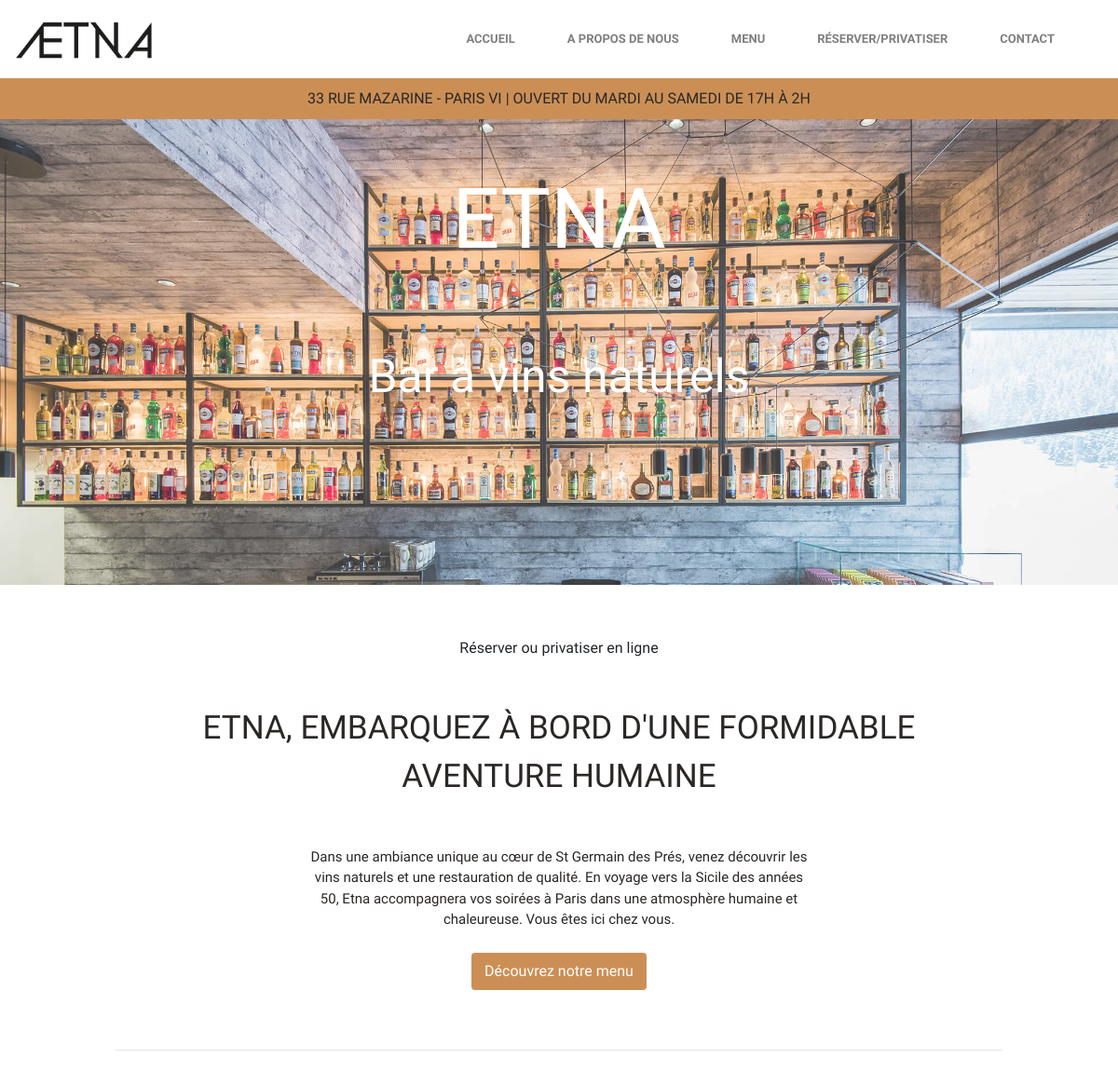
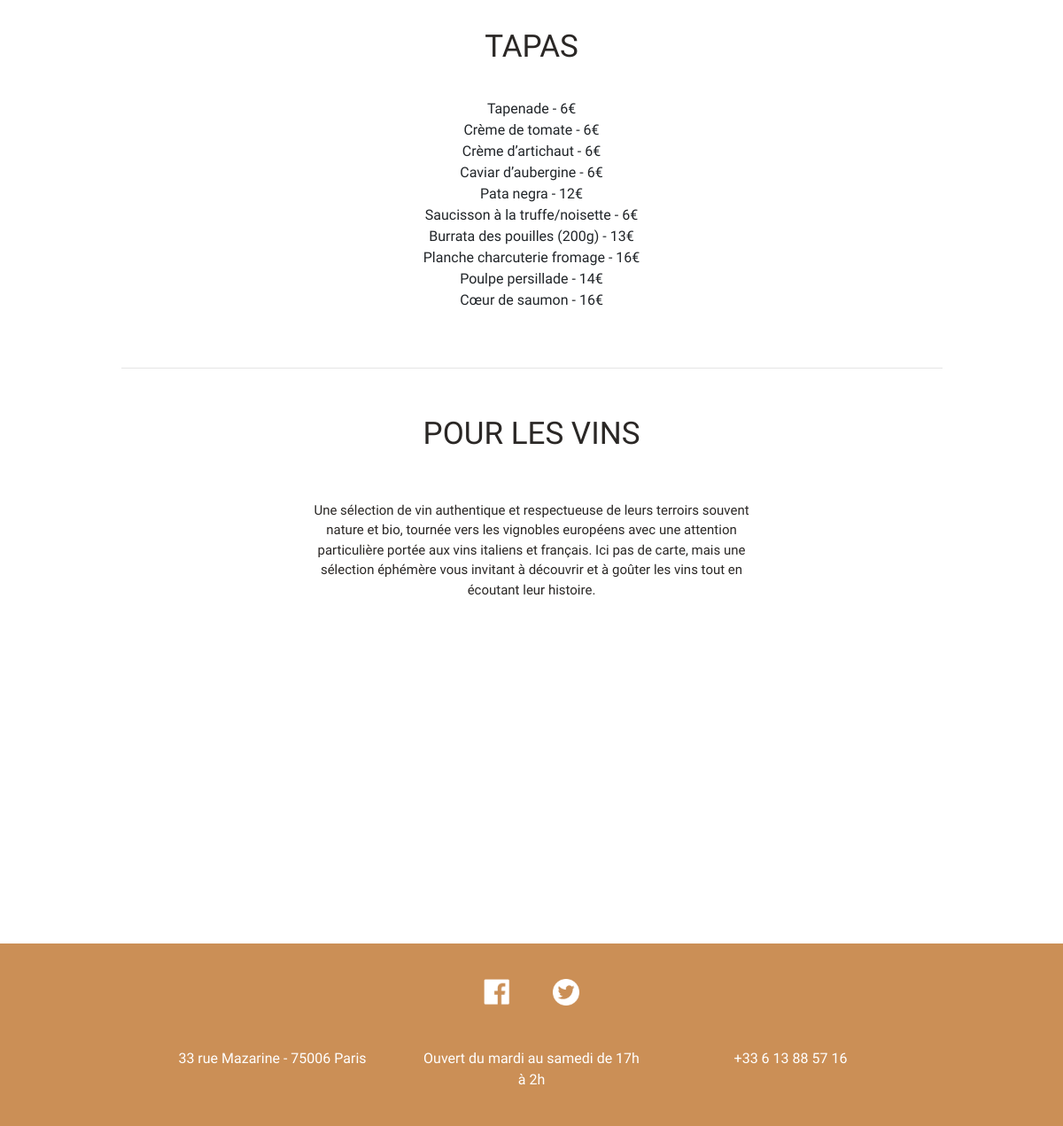
The page / on the database its author committed (2 pictures, top to bottom).
### etna/core/models.py (models this page shows, shortened)
class PresentationText(models.Model):
    text_type = models.CharField(max_length=100, choices=DESCRIPTION_TYPES, unique=True)
    title = models.CharField(max_length=100)
    description = models.TextField(max_length=500)

class TapasCourse(models.Model):
    name = models.CharField(max_length=100, unique=True)
    price = models.FloatField(
        validators=[MinValueValidator(0), MaxValueValidator(1000)])
    comments = models.TextField(max_length=100, null=True, blank=True)

### etna/core/views.py (the view)
# urls.py: path('', views.index, name='index'),
def index(request):
    template = loader.get_template('index.html')
    restaurant_presentation = PresentationText.objects.get(
        text_type='RESTAURANT')
    wine_presentation = PresentationText.objects.get(text_type='WINE')
    context = {
      'enabled': True,
      'methodology': True,
      'restaurant_presentation': restaurant_presentation,
      'wine_presentation': wine_presentation,
      'tapas_courses': TapasCourse.objects.all()
    }
    return HttpResponse(template.render(context, request))

### etna/core/templates/index.html (shortened to what this page needs)
<!DOCTYPE HTML>
<html lang="fr">
<head>
  {% load static %}
  <link rel="stylesheet" type="text/css" href="{% static 'style/bootstrap/css/bootstrap.min.css' %}">
  <link rel="stylesheet" type="text/css" href="{% static 'style/main.css' %}">
  <link rel="stylesheet" type="text/css" href="{% static 'fontawesome/fontawesome.min.css' %}">
  <link rel="stylesheet" type="text/css" href="{% static 'fontawesome/all.css' %}">
  <link href='https://api.tiles.mapbox.com/mapbox-gl-js/v1.11.0/mapbox-gl.css' rel='stylesheet' />
</head>
<body style="overflow-x: hidden; overflow-y: auto">
  {% include 'header.html' %}
  {% include 'main-picture.html' %}
  {% include 'privatise.html' %}
  {% include 'presentation.html' %}
  {% include 'menu.html' %}
  {% include 'plan.html' %}
  {% include 'footer.html' %}
</body>
</html>

### etna/core/templates/header.html (shortened to what this page needs)
{% load static %}
<div class="sticky-top header">
  <nav class="navbar navbar-expand-lg navbar-light">
    <a class="navbar-brand" href="/">
      <img src="{% static 'pictures/logo-etna.png' %}" width="150" height="auto" class="d-inline-block align-content-center" alt="">
    </a>
    <div class="collapse navbar-collapse" id="navbarCollapse">
      <ul class="navbar-nav ml-auto nav-fill p-4">
        <li class="nav-item d-flex flex-column justify-content-center">
          <a class="nav-link" href="#home">Accueil</a>
        </li>
        <li class="nav-item d-flex flex-column justify-content-center">
          <a class="nav-link" href="#presentation">A propos de nous</a>
        </li>
        <li class="nav-item d-flex flex-column justify-content-center">
          <a class="nav-link" href="#menu">Menu</a>
        </li>
        <li class="nav-item d-flex flex-column justify-content-center">
          <a class="nav-link" href="#">Réserver/Privatiser</a>
        </li>
        <li class="nav-item d-flex flex-column justify-content-center">
          <a class="nav-link" href="#plan">Contact</a>
        </li>
      </ul>
    </div>
  </nav>
  <div class="row">
    <div class="col-12">
      <div class="address">
        33 rue Mazarine - Paris VI | Ouvert du mardi au samedi de 17h à 2h
      </div>
    </div>
  </div>
</div>

### etna/core/templates/main-picture.html
{% load static %}
<div class="container-fluid bg-white py-3 mb-5 ls-1 main-picture">
  <div class="row no-gutters justify-content-center">
    <div class="col-12 col-lg-10 p-4 text-center">
      <p class="title">
        Etna
      </p>
    </div>
  </div>
  <div class="row no-gutters justify-content-center">
    <div class="col-12 col-lg-10 p-4 text-center">
      <p class="subtitle">
        Bar à vins naturels
      </p>
    </div>
  </div>
</div>

### etna/core/templates/privatise.html
<div class="row">
  <div class="col-12">
    <div class="text-center p-2">
      Réserver ou privatiser en ligne
    </div>
  </div>
</div>

### etna/core/templates/presentation.html (shortened to what this page needs)
{% load static %}
<div class="container-fluid bg-white py-3 mb-2 ls-1">
  <div class="row no-gutters justify-content-center">
    <div class="col-12 col-lg-10 p-4 text-center">
      <div class="paragraph-title">
          {{ restaurant_presentation.title }}
      </div>
    </div>
  </div>
  <div class="row no-gutters justify-content-center">
    <div class="col-6 col-lg-6 p-4 text-center">
      <div class="paragraph-text">
        {{ restaurant_presentation.description }}
      </div>
    </div>
  </div>
  <div class="row no-gutters justify-content-center">
    <div class="col-12 col-lg-12 text-center">
      <button class="btn btn-menu"><a id="btn-menu" href="#menu">Découvrez notre menu</a></button>
    </div>
  </div>
</div>
<div class="row no-gutters justify-content-center">
  <div class="col-12 col-lg-10 p-4 text-center">
    <hr>
  </div>
</div>

### etna/core/templates/menu.html (shortened to what this page needs)
{% load static %}
<div class="container-fluid bg-white py-3 mb-5 ls-1">
  <div class="row no-gutters justify-content-center">
    <div class="col-12 col-lg-10 p-2 text-center">
      <p class="paragraph-title">Tapas</p>
    </div>
  </div>
  <div class="row no-gutters justify-content-center">
    <div class="col-12 col-lg-10 p-2 text-center">
      <ul class="tapas-list">
        {% for tapas in tapas_courses %}
          <li class="text-center tapas-item">{{ tapas.name }} - {{ tapas.price|floatformat }}€</li>
        {% endfor %}
      </ul>
    </div>
  </div>
  <div class="row no-gutters justify-content-center">
    <div class="col-12 col-lg-10 p-4 text-center">
      <hr>
    </div>
  </div>
  <div class="row no-gutters justify-content-center">
    <div class="col-12 col-lg-10 p-2 text-center">
      <p class="paragraph-title">{{ wine_presentation.title }}</p>
    </div>
  </div>
  <div class="row no-gutters justify-content-center">
    <div class="col-6 col-lg-6 p-4 text-center">
      <div class="paragraph-text">
        {{ wine_presentation.description }}
      </div>
    </div>
  </div>
</div>

### etna/core/templates/plan.html (shortened to what this page needs)
{% load static %}
<div class="row no-gutters justify-content-center">
  <div class="col-12 text-center">
    <div id='map' class="map"></div>
  </div>
</div>

### etna/core/templates/footer.html
{% load static %}
<div class="container-fluid bg-white py-3 ls-1 footer">
  <div class="row no-gutters justify-content-center">
    <div class="col-xs-1 p-md-4 text-center">
      <a href="https://www.facebook.com/baretnamazarine/" target="_blank">
        <img class="social-icon" src="/static/pictures/facebook-icon-white.jpg">
      </a>
    </div>
    <div class="col-xs-1 p-md-4 text-center">
      <a href="https://twitter.com/Bar_Etna" target="_blank">
        <img class="social-icon" src="/static/pictures/twitter-icon-white.jpg">
      <a/>
    </div>
  </div>
  <div class="row no-gutters justify-content-center">
    <div class="col-md-3 col-xs-12 p-md-4 text-center footer-text">
      33 rue Mazarine - 75006 Paris
    </div>
    <div class="col-md-3 col-xs-12 p-md-4 text-center footer-text">
      Ouvert du mardi au samedi de 17h à 2h
    </div>
    <div class="col-md-3 col-xs-12 p-md-4 text-center footer-text">
      +33 6 13 88 57 16
    </div>
  </div>
</div>

### etna/core/static/style/main.css (style rules this page uses)
* { font-family: 'Varela Round'; }
.header { background-color: white; }
nav .navbar-nav .nav-link { margin-left: 20px !important; margin-right: 20px !important; padding: 0 1rem; }
.nav-item a { font-size: 13px; font-weight: bold; text-transform: uppercase; }
.address { text-align: center; padding: 10px; background-color: rgb(203 143 86); text-transform: uppercase; color: rgb(42, 39, 37); }
.main-picture { text-align: center; background-image: url(/static/pictures/bar-picture.jpg); height: 500px; background-size: cover; opacity: 0.8; }
.title { color: white; font-size: 90px; text-transform: uppercase; }
.subtitle { color: white; font-size: 50px; }
.paragraph-title { font-size: 35px; text-transform: uppercase; color: rgb(42, 39, 37); }
.paragraph-text { font-size: 15px; color: rgb(42, 39, 37); }
a#btn-menu { color: inherit !important; text-decoration: none !important; }
.btn-menu { background-color: rgb(203 143 86); color: white; border: 2px solid rgb(203 143 86); }
.tapas-list { list-style-type:none; padding: 0; }
.map { height: 300px; width: auto; }
.footer { background-color: rgb(203 143 86) !important; }
.footer-text { color: white; }
.social-icon { height: 30px; }

### rows shown on the page
PresentationText: title "ETNA, EMBARQUEZ À BORD D'UNE FORMIDABLE AVENTURE HUMAINE", description "Dans une ambiance unique au cœur de St Germain des Prés, venez découvrir les vins naturels et une restauration de qualité. En voyage vers la Sicile des années 50, Etna accompagnera vos soirées à Paris dans une atmosphère humaine et chaleureuse. Vous êtes ici chez vous."
TapasCourse: name "Tapenade", price "6"
TapasCourse: name "Crème de tomate", price "6"
TapasCourse: name "Crème d’artichaut", price "6"
TapasCourse: name "Caviar d’aubergine", price "6"
TapasCourse: name "Pata negra", price "12"
TapasCourse: name "Saucisson à la truffe/noisette", price "6"
TapasCourse: name "Burrata des pouilles (200g)", price "13"
TapasCourse: name "Planche charcuterie fromage", price "16"
TapasCourse: name "Poulpe persillade", price "14"
TapasCourse: name "Cœur de saumon", price "16"
PresentationText: title "POUR LES VINS", description "Une sélection de vin authentique et respectueuse de leurs terroirs souvent nature et bio, tournée vers les vignobles européens avec une attention particulière portée aux vins italiens et français. Ici pas de carte, mais une sélection éphémère vous invitant à découvrir et à goûter les vins tout en écoutant leur histoire."
